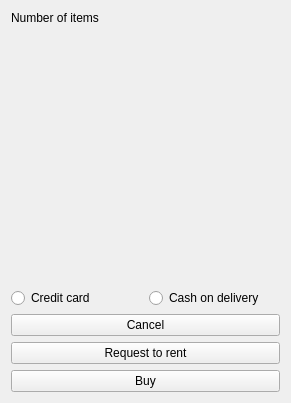
<?xml version="1.0" encoding="UTF-8"?>
<ui version="4.0">
 <class>checkout</class>
 <widget class="QWidget" name="checkout">
  <property name="geometry">
   <rect>
    <x>0</x>
    <y>0</y>
    <width>291</width>
    <height>403</height>
   </rect>
  </property>
  <property name="windowTitle">
   <string>Checkout</string>
  </property>
  <layout class="QVBoxLayout" name="verticalLayout">
   <item>
    <layout class="QFormLayout" name="formLayout">
     <item row="0" column="0">
      <widget class="QLabel" name="label">
       <property name="text">
        <string>Number of items</string>
       </property>
      </widget>
     </item>
    </layout>
   </item>
   <item>
    <layout class="QHBoxLayout" name="horizontalLayout">
     <item>
      <widget class="QRadioButton" name="radioButton_2">
       <property name="text">
        <string>Credit card</string>
       </property>
      </widget>
     </item>
     <item>
      <widget class="QRadioButton" name="radioButton">
       <property name="text">
        <string>Cash on delivery</string>
       </property>
      </widget>
     </item>
    </layout>
   </item>
   <item>
    <widget class="QPushButton" name="pushButton_3">
     <property name="text">
      <string>Cancel</string>
     </property>
    </widget>
   </item>
   <item>
    <widget class="QPushButton" name="pushButton_2">
     <property name="text">
      <string>Request to rent</string>
     </property>
    </widget>
   </item>
   <item>
    <widget class="QPushButton" name="pushButton">
     <property name="text">
      <string>Buy</string>
     </property>
    </widget>
   </item>
  </layout>
 </widget>
 <resources/>
 <connections/>
</ui>
